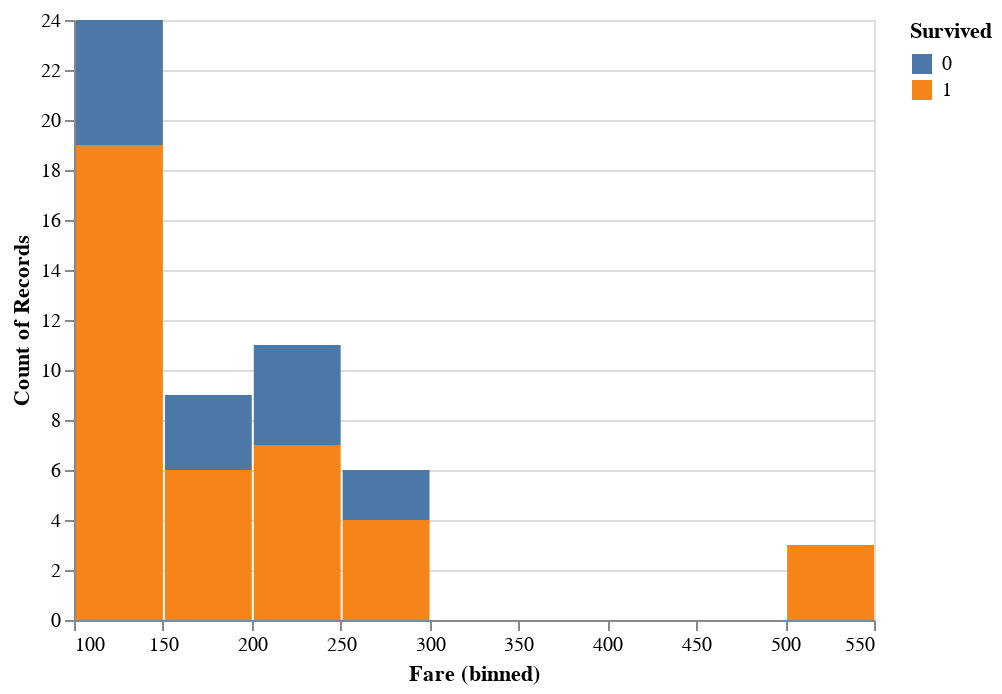

Write notebook code for a chart like this one.
### Markdown cell above
The graphs are interactive and hover over the bars to view exact counts (cool!)

Better to look over the passengers who paid more than 100$

### Code cell
df_fare = df_train.loc[df_train['Fare'] > 100,:]
alt.Chart(df_fare).mark_bar().encode(
    alt.X('Fare',bin=alt.Bin(step=50)),
    y = 'count()',
    color = 'Survived:N',
    tooltip = 'count()'
).interactive()

### Figure 1 — Vega-Lite specification as saved in the notebook (floating-point values rounded to 4 significant figures)
{"config": {"view": {"continuousWidth": 400, "continuousHeight": 300}}, "data": {"name": "data-e1188f5cd3c065c754a94adb296d6ace"}, "mark": "bar", "encoding": {"color": {"field": "Survived", "type": "nominal"}, "tooltip": {"aggregate": "count", "type": "quantitative"}, "x": {"bin": {"step": 50}, "field": "Fare", "type": "quantitative"}, "y": {"aggregate": "count", "type": "quantitative"}}, "selection": {"selector012": {"type": "interval", "bind": "scales", "encodings": ["x", "y"]}}, "$schema": "https://vega.github.io/schema/vega-lite/v4.17.0.json", "datasets": {"data-e1188f5cd3c065c754a94adb296d6ace": [{"PassengerId": 28, "Survived": 0, "Pclass": 1, "Name": "Fortune, Mr. Charles Alexander", "Sex": "male", "Age": 19.0, "SibSp": 3, "Parch": 2, "Ticket": "19950", "Fare": 263.0, "Cabin": "C23 C25 C27", "Embarked": "S"}, {"PassengerId": 32, "Survived": 1, "Pclass": 1, "Name": "Spencer, Mrs. William Augustus (Marie Eugenie)", "Sex": "female", "Age": null, "SibSp": 1, "Parch": 0, "Ticket": "PC 17569", "Fare": 146.5, "Cabin": "B78", "Embarked": "C"}, {"PassengerId": 89, "Survived": 1, "Pclass": 1, "Name": "Fortune, Miss. Mabel Helen", "Sex": "female", "Age": 23.0, "SibSp": 3, "Parch": 2, "Ticket": "19950", "Fare": 263.0, "Cabin": "C23 C25 C27", "Embarked": "S"}, {"PassengerId": 119, "Survived": 0, "Pclass": 1, "Name": "Baxter, Mr. Quigg Edmond", "Sex": "male", "Age": 24.0, "SibSp": 0, "Parch": 1, "Ticket": "PC 17558", "Fare": 247.5, "Cabin": "B58 B60", "Embarked": "C"}, {"PassengerId": 196, "Survived": 1, "Pclass": 1, "Name": "Lurette, Miss. Elise", "Sex": "female", "Age": 58.0, "SibSp": 0, "Parch": 0, "Ticket": "PC 17569", "Fare": 146.5, "Cabin": "B80", "Embarked": "C"}, {"PassengerId": 216, "Survived": 1, "Pclass": 1, "Name": "Newell, Miss. Madeleine", "Sex": "female", "Age": 31.0, "SibSp": 1, "Parch": 0, "Ticket": "35273", "Fare": 113.3, "Cabin": "D36", "Embarked": "C"}, {"PassengerId": 259, "Survived": 1, "Pclass": 1, "Name": "Ward, Miss. Anna", "Sex": "female", "Age": 35.0, "SibSp": 0, "Parch": 0, "Ticket": "PC 17755", "Fare": 512.3, "Cabin": null, "Embarked": "C"}, {"PassengerId": 269, "Survived": 1, "Pclass": 1, "Name": "Graham, Mrs. William Thompson (Edith Junkins)", "Sex": "female", "Age": 58.0, "SibSp": 0, "Parch": 1, "Ticket": "PC 17582", "Fare": 153.5, "Cabin": "C125", "Embarked": "S"}, {"PassengerId": 270, "Survived": 1, "Pclass": 1, "Name": "Bissette, Miss. Amelia", "Sex": "female", "Age": 35.0, "SibSp": 0, "Parch": 0, "Ticket": "PC 17760", "Fare": 135.6, "Cabin": "C99", "Embarked": "S"}, {"PassengerId": 298, "Survived": 0, "Pclass": 1, "Name": "Allison, Miss. Helen Loraine", "Sex": "female", "Age": 2.0, "SibSp": 1, "Parch": 2, "Ticket": "113781", "Fare": 151.6, "Cabin": "C22 C26", "Embarked": "S"}, {"PassengerId": 300, "Survived": 1, "Pclass": 1, "Name": "Baxter, Mrs. James (Helene DeLaudeniere Chaput)", "Sex": "female", "Age": 50.0, "SibSp": 0, "Parch": 1, "Ticket": "PC 17558", "Fare": 247.5, "Cabin": "B58 B60", "Embarked": "C"}, {"PassengerId": 306, "Survived": 1, "Pclass": 1, "Name": "Allison, Master. Hudson Trevor", "Sex": "male", "Age": 0.92, "SibSp": 1, "Parch": 2, "Ticket": "113781", "Fare": 151.6, "Cabin": "C22 C26", "Embarked": "S"}, {"PassengerId": 307, "Survived": 1, "Pclass": 1, "Name": "Fleming, Miss. Margaret", "Sex": "female", "Age": null, "SibSp": 0, "Parch": 0, "Ticket": "17421", "Fare": 110.9, "Cabin": null, "Embarked": "C"}, {"PassengerId": 308, "Survived": 1, "Pclass": 1, "Name": "Penasco y Castellana, Mrs. Victor de Satode (Maria Josefa Perez de Soto y Vallejo)", "Sex": "female", "Age": 17.0, "SibSp": 1, "Parch": 0, "Ticket": "PC 17758", "Fare": 108.9, "Cabin": "C65", "Embarked": "C"}, {"PassengerId": 312, "Survived": 1, "Pclass": 1, "Name": "Ryerson, Miss. Emily Borie", "Sex": "female", "Age": 18.0, "SibSp": 2, "Parch": 2, "Ticket": "PC 17608", "Fare": 262.4, "Cabin": "B57 B59 B63 B66", "Embarked": "C"}, {"PassengerId": 319, "Survived": 1, "Pclass": 1, "Name": "Wick, Miss. Mary Natalie", "Sex": "female", "Age": 31.0, "SibSp": 0, "Parch": 2, "Ticket": "36928", "Fare": 164.9, "Cabin": "C7", "Embarked": "S"}, {"PassengerId": 320, "Survived": 1, "Pclass": 1, "Name": "Spedden, Mrs. Frederic Oakley (Margaretta Corning Stone)", "Sex": "female", "Age": 40.0, "SibSp": 1, "Parch": 1, "Ticket": "16966", "Fare": 134.5, "Cabin": "E34", "Embarked": "C"}, {"PassengerId": 326, "Survived": 1, "Pclass": 1, "Name": "Young, Miss. Marie Grice", "Sex": "female", "Age": 36.0, "SibSp": 0, "Parch": 0, "Ticket": "PC 17760", "Fare": 135.6, "Cabin": "C32", "Embarked": "C"}, {"PassengerId": 333, "Survived": 0, "Pclass": 1, "Name": "Graham, Mr. George Edward", "Sex": "male", "Age": 38.0, "SibSp": 0, "Parch": 1, "Ticket": "PC 17582", "Fare": 153.5, "Cabin": "C91", "Embarked": "S"}, {"PassengerId": 335, "Survived": 1, "Pclass": 1, "Name": "Frauenthal, Mrs. Henry William (Clara Heinsheimer)", "Sex": "female", "Age": null, "SibSp": 1, "Parch": 0, "Ticket": "PC 17611", "Fare": 133.7, "Cabin": null, "Embarked": "S"}, {"PassengerId": 338, "Survived": 1, "Pclass": 1, "Name": "Burns, Miss. Elizabeth Margaret", "Sex": "female", "Age": 41.0, "SibSp": 0, "Parch": 0, "Ticket": "16966", "Fare": 134.5, "Cabin": "E40", "Embarked": "C"}, {"PassengerId": 342, "Survived": 1, "Pclass": 1, "Name": "Fortune, Miss. Alice Elizabeth", "Sex": "female", "Age": 24.0, "SibSp": 3, "Parch": 2, "Ticket": "19950", "Fare": 263.0, "Cabin": "C23 C25 C27", "Embarked": "S"}, {"PassengerId": 374, "Survived": 0, "Pclass": 1, "Name": "Ringhini, Mr. Sante", "Sex": "male", "Age": 22.0, "SibSp": 0, "Parch": 0, "Ticket": "PC 17760", "Fare": 135.6, "Cabin": null, "Embarked": "C"}, {"PassengerId": 378, "Survived": 0, "Pclass": 1, "Name": "Widener, Mr. Harry Elkins", "Sex": "male", "Age": 27.0, "SibSp": 0, "Parch": 2, "Ticket": "113503", "Fare": 211.5, "Cabin": "C82", "Embarked": "C"}, {"PassengerId": 381, "Survived": 1, "Pclass": 1, "Name": "Bidois, Miss. Rosalie", "Sex": "female", "Age": 42.0, "SibSp": 0, "Parch": 0, "Ticket": "PC 17757", "Fare": 227.5, "Cabin": null, "Embarked": "C"}, {"PassengerId": 391, "Survived": 1, "Pclass": 1, "Name": "Carter, Mr. William Ernest", "Sex": "male", "Age": 36.0, "SibSp": 1, "Parch": 2, "Ticket": "113760", "Fare": 120.0, "Cabin": "B96 B98", "Embarked": "S"}, {"PassengerId": 394, "Survived": 1, "Pclass": 1, "Name": "Newell, Miss. Marjorie", "Sex": "female", "Age": 23.0, "SibSp": 1, "Parch": 0, "Ticket": "35273", "Fare": 113.3, "Cabin": "D36", "Embarked": "C"}, {"PassengerId": 436, "Survived": 1, "Pclass": 1, "Name": "Carter, Miss. Lucile Polk", "Sex": "female", "Age": 14.0, "SibSp": 1, "Parch": 2, "Ticket": "113760", "Fare": 120.0, "Cabin": "B96 B98", "Embarked": "S"}, {"PassengerId": 439, "Survived": 0, "Pclass": 1, "Name": "Fortune, Mr. Mark", "Sex": "male", "Age": 64.0, "SibSp": 1, "Parch": 4, "Ticket": "19950", "Fare": 263.0, "Cabin": "C23 C25 C27", "Embarked": "S"}, {"PassengerId": 499, "Survived": 0, "Pclass": 1, "Name": "Allison, Mrs. Hudson J C (Bessie Waldo Daniels)", "Sex": "female", "Age": 25.0, "SibSp": 1, "Parch": 2, "Ticket": "113781", "Fare": 151.6, "Cabin": "C22 C26", "Embarked": "S"}, {"PassengerId": 506, "Survived": 0, "Pclass": 1, "Name": "Penasco y Castellana, Mr. Victor de Satode", "Sex": "male", "Age": 18.0, "SibSp": 1, "Parch": 0, "Ticket": "PC 17758", "Fare": 108.9, "Cabin": "C65", "Embarked": "C"}, {"PassengerId": 528, "Survived": 0, "Pclass": 1, "Name": "Farthing, Mr. John", "Sex": "male", "Age": null, "SibSp": 0, "Parch": 0, "Ticket": "PC 17483", "Fare": 221.8, "Cabin": "C95", "Embarked": "S"}, {"PassengerId": 538, "Survived": 1, "Pclass": 1, "Name": "LeRoy, Miss. Bertha", "Sex": "female", "Age": 30.0, "SibSp": 0, "Parch": 0, "Ticket": "PC 17761", "Fare": 106.4, "Cabin": null, "Embarked": "C"}, {"PassengerId": 545, "Survived": 0, "Pclass": 1, "Name": "Douglas, Mr. Walter Donald", "Sex": "male", "Age": 50.0, "SibSp": 1, "Parch": 0, "Ticket": "PC 17761", "Fare": 106.4, "Cabin": "C86", "Embarked": "C"}, {"PassengerId": 551, "Survived": 1, "Pclass": 1, "Name": "Thayer, Mr. John Borland Jr", "Sex": "male", "Age": 17.0, "SibSp": 0, "Parch": 2, "Ticket": "17421", "Fare": 110.9, "Cabin": "C70", "Embarked": "C"}, {"PassengerId": 558, "Survived": 0, "Pclass": 1, "Name": "Robbins, Mr. Victor", "Sex": "male", "Age": null, "SibSp": 0, "Parch": 0, "Ticket": "PC 17757", "Fare": 227.5, "Cabin": null, "Embarked": "C"}, {"PassengerId": 582, "Survived": 1, "Pclass": 1, "Name": "Thayer, Mrs. John Borland (Marian Longstreth Morris)", "Sex": "female", "Age": 39.0, "SibSp": 1, "Parch": 1, "Ticket": "17421", "Fare": 110.9, "Cabin": "C68", "Embarked": "C"}, {"PassengerId": 610, "Survived": 1, "Pclass": 1, "Name": "Shutes, Miss. Elizabeth W", "Sex": "female", "Age": 40.0, "SibSp": 0, "Parch": 0, "Ticket": "PC 17582", "Fare": 153.5, "Cabin": "C125", "Embarked": "S"}, {"PassengerId": 660, "Survived": 0, "Pclass": 1, "Name": "Newell, Mr. Arthur Webster", "Sex": "male", "Age": 58.0, "SibSp": 0, "Parch": 2, "Ticket": "35273", "Fare": 113.3, "Cabin": "D48", "Embarked": "C"}, {"PassengerId": 661, "Survived": 1, "Pclass": 1, "Name": "Frauenthal, Dr. Henry William", "Sex": "male", "Age": 50.0, "SibSp": 2, "Parch": 0, "Ticket": "PC 17611", "Fare": 133.7, "Cabin": null, "Embarked": "S"}, {"PassengerId": 680, "Survived": 1, "Pclass": 1, "Name": "Cardeza, Mr. Thomas Drake Martinez", "Sex": "male", "Age": 36.0, "SibSp": 0, "Parch": 1, "Ticket": "PC 17755", "Fare": 512.3, "Cabin": "B51 B53 B55", "Embarked": "C"}, {"PassengerId": 690, "Survived": 1, "Pclass": 1, "Name": "Madill, Miss. Georgette Alexandra", "Sex": "female", "Age": 15.0, "SibSp": 0, "Parch": 1, "Ticket": "24160", "Fare": 211.3, "Cabin": "B5", "Embarked": "S"}, {"PassengerId": 699, "Survived": 0, "Pclass": 1, "Name": "Thayer, Mr. John Borland", "Sex": "male", "Age": 49.0, "SibSp": 1, "Parch": 1, "Ticket": "17421", "Fare": 110.9, "Cabin": "C68", "Embarked": "C"}, {"PassengerId": 701, "Survived": 1, "Pclass": 1, "Name": "Astor, Mrs. John Jacob (Madeleine Talmadge Force)", "Sex": "female", "Age": 18.0, "SibSp": 1, "Parch": 0, "Ticket": "PC 17757", "Fare": 227.5, "Cabin": "C62 C64", "Embarked": "C"}, {"PassengerId": 709, "Survived": 1, "Pclass": 1, "Name": "Cleaver, Miss. Alice", "Sex": "female", "Age": 22.0, "SibSp": 0, "Parch": 0, "Ticket": "113781", "Fare": 151.6, "Cabin": null, "Embarked": "S"}, {"PassengerId": 717, "Survived": 1, "Pclass": 1, "Name": "Endres, Miss. Caroline Louise", "Sex": "female", "Age": 38.0, "SibSp": 0, "Parch": 0, "Ticket": "PC 17757", "Fare": 227.5, "Cabin": "C45", "Embarked": "C"}, {"PassengerId": 731, "Survived": 1, "Pclass": 1, "Name": "Allen, Miss. Elisabeth Walton", "Sex": "female", "Age": 29.0, "SibSp": 0, "Parch": 0, "Ticket": "24160", "Fare": 211.3, "Cabin": "B5", "Embarked": "S"}, {"PassengerId": 738, "Survived": 1, "Pclass": 1, "Name": "Lesurer, Mr. Gustave J", "Sex": "male", "Age": 35.0, "SibSp": 0, "Parch": 0, "Ticket": "PC 17755", "Fare": 512.3, "Cabin": "B101", "Embarked": "C"}, {"PassengerId": 743, "Survived": 1, "Pclass": 1, "Name": "Ryerson, Miss. Susan Parker \"Suzette\"", "Sex": "female", "Age": 21.0, "SibSp": 2, "Parch": 2, "Ticket": "PC 17608", "Fare": 262.4, "Cabin": "B57 B59 B63 B66", "Embarked": "C"}, {"PassengerId": 764, "Survived": 1, "Pclass": 1, "Name": "Carter, Mrs. William Ernest (Lucile Polk)", "Sex": "female", "Age": 36.0, "SibSp": 1, "Parch": 2, "Ticket": "113760", "Fare": 120.0, "Cabin": "B96 B98", "Embarked": "S"}, {"PassengerId": 780, "Survived": 1, "Pclass": 1, "Name": "Robert, Mrs. Edward Scott (Elisabeth Walton McMillan)", "Sex": "female", "Age": 43.0, "SibSp": 0, "Parch": 1, "Ticket": "24160", "Fare": 211.3, "Cabin": "B3", "Embarked": "S"}, {"PassengerId": 803, "Survived": 1, "Pclass": 1, "Name": "Carter, Master. William Thornton II", "Sex": "male", "Age": 11.0, "SibSp": 1, "Parch": 2, "Ticket": "113760", "Fare": 120.0, "Cabin": "B96 B98", "Embarked": "S"}, {"PassengerId": 857, "Survived": 1, "Pclass": 1, "Name": "Wick, Mrs. George Dennick (Mary Hitchcock)", "Sex": "female", "Age": 45.0, "SibSp": 1, "Parch": 1, "Ticket": "36928", "Fare": 164.9, "Cabin": null, "Embarked": "S"}]}}
